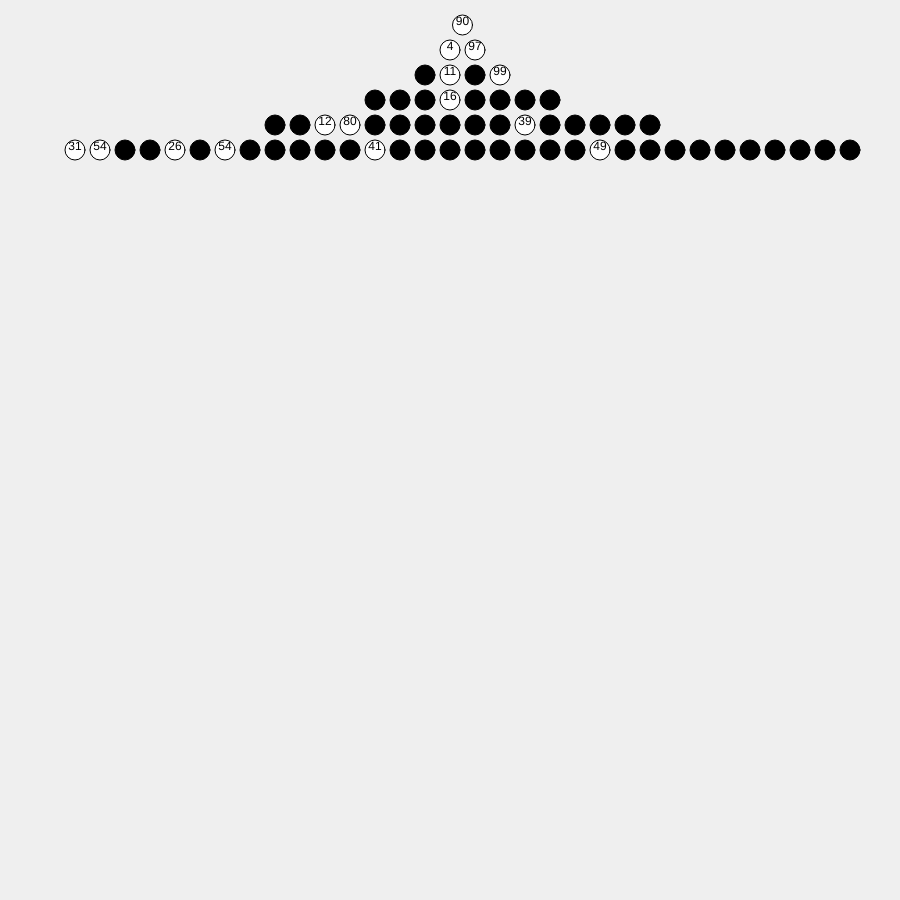
Frame 1 (no input)
Frame 2 (the mouse pressed at the canvas centre, redrawn once): identical to frame 1, image omitted

The p5.js sketch that drew this single still picture (run headless with seeded random() and noise() and a simulated clock; the mouse was pressed at the canvas centre and the sketch redrawn once):

// p5.js sketch
// ── sketch.js
class Node{
	constructor(val){
		this.value = val;
		this.left = null;
		this.right = null;
	}
	
	addChild(val){
		if(val <= this.value){
			if(this.left == null){
				this.left = new Node(val);
			}else{
				this.left.addChild(val);
			}
		}else{
			if(this.right == null){
				this.right = new Node(val);
			}else{
				this.right.addChild(val);
			}
		}
	}
	
	search(val){
		if(this.value == val){
			return this;
		}
		if(val <= this.value){
			if(this.left!=null){
				return this.left.search(val)
			}	
		}else{
			if(this.right!=null){
				return this.right.search(val)
			}
		}
		return null;
	}
	
	print(){
		console.log(this.value);
	}
}


class BinaryTree {
  constructor() {
	this.root = null;
  }
  
  addNode(val){
	  if(this.root == null){
		  this.root = new Node(val);
	  }else{
		  this.root.addChild(val); 
	  }
  }
  
  // returns Node if found - else returns null
  search(val){
	  return this.root.search(val);
  }
  
  print(){
	console.log(this.root);  
  }
  
  // traverse breath first
  print_bf(){
	  var que = [];
	  que.push(this.root);
		while(que.length > 0){
			var currentNode = que.shift();
			if(currentNode == null){
				continue;
			}
			currentNode.print();
			que.push(currentNode.left);
			que.push(currentNode.right);
		}
  }
  
  // in-order traversal iterative approach
  getSorted(){
	  var stack = [];
	  var sorted = [];
	  var getLefts = function(node){
		  if(node==null){
			  return;
		  }	
		  stack.push(node);
		  getLefts(node.left);
	  }
	  getLefts(this.root);
		while(stack.length > 0){
			var currentNode = stack.pop();
			if(currentNode == null){
				continue;
			}
			sorted.push(currentNode.value);
			// add the right node and also all nodes left to it
			getLefts(currentNode.right);
		}
		return sorted;
  }
  
  // draw in p5 js
  draw(height, width,radius=20){
	  var buf = 5;
	  var que = [];
	  var current_level = -1;
	  var nodeCountAtLevel = 0;
	  var maxPossibleNodesAtLevel = -1;
	  var startX = 0;
	  var startY = 0;
	  const WITHPARENT = 1;
	  const WITHOUTPARENT = -1;
	  textAlign(CENTER);
	  que.push(this.root);
		while(que.length > 0){
			var currentNode = que.shift();
			nodeCountAtLevel+=1;
			if(nodeCountAtLevel > maxPossibleNodesAtLevel){
				current_level += 1;		// update level
				nodeCountAtLevel = 1;	// new level , therefore new node count, we consider the current node as part of the new level therefore start count from 1
				maxPossibleNodesAtLevel = Math.pow(2, current_level);
				startY+= radius+buf;
				startX= (width - ( (radius+buf) * maxPossibleNodesAtLevel))/2;
				pop();
				push();
				translate(startX, startY,0);		// change y , move to next level
			}
			if(currentNode == WITHPARENT || currentNode == WITHOUTPARENT){
				translate(radius+buf, 0,0);
				fill(0,0,0);
				circle(0, 0, radius);
				if(currentNode == WITHPARENT){
					que.push(WITHOUTPARENT);
					que.push(WITHOUTPARENT);
				}
				continue;
			}
			fill(255,255,255);
			translate(radius+buf, 0,0);
			circle(0, 0, radius);
			fill(0,0,0);
			text(currentNode.value, 0, 0);
			//text(currentNode.value, 0, 0);
			//sphere(radius);
			que.push(currentNode.left==null ? WITHPARENT : currentNode.left);
			que.push(currentNode.right==null ? WITHPARENT : currentNode.right);
		}
		pop();
  }
  
}

function getNRandomArr(n){
	var arr = [];
	for(var i=0;i<n;i++){
		arr.push( Math.floor(Math.random()*100) );
	}
	return arr;
}

var tree;
//var arr = [10,15,7,18,9,22,5,13,8,5,33,12,99,167,20,30,11]
var canvasSize = 900;
function setup() {
	var arr = getNRandomArr(15);
	createCanvas(canvasSize, canvasSize);
	tree = new BinaryTree();
	for(var i=0;i<arr.length;i++){
		tree.addNode(arr[i]);
	}
	//tree.print_bf();
	//tree.print();
	console.log("array : "+arr);
	console.log("sorted : "+ tree.getSorted());
	//console.log(tree.search(18));
	noLoop();
}

function draw() {
	background('#efefef');
	tree.draw(canvasSize,canvasSize);
}
